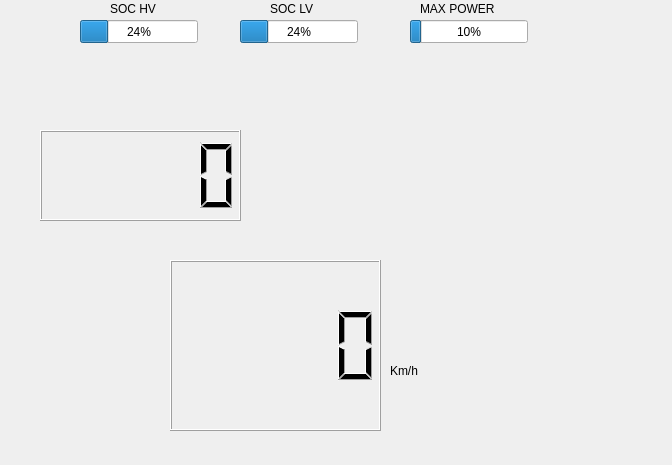
<?xml version="1.0" encoding="UTF-8"?>
<ui version="4.0">
 <class>Form</class>
 <widget class="QWidget" name="Form">
  <property name="geometry">
   <rect>
    <x>0</x>
    <y>0</y>
    <width>672</width>
    <height>465</height>
   </rect>
  </property>
  <property name="windowTitle">
   <string>Form</string>
  </property>
  <widget class="QLCDNumber" name="SPEED_DISPLAY">
   <property name="geometry">
    <rect>
     <x>170</x>
     <y>260</y>
     <width>211</width>
     <height>171</height>
    </rect>
   </property>
  </widget>
  <widget class="QLabel" name="Km_H_LABEL">
   <property name="geometry">
    <rect>
     <x>390</x>
     <y>290</y>
     <width>221</width>
     <height>161</height>
    </rect>
   </property>
   <property name="text">
    <string>Km/h</string>
   </property>
  </widget>
  <widget class="QProgressBar" name="HV_SOC_BAR">
   <property name="geometry">
    <rect>
     <x>80</x>
     <y>20</y>
     <width>118</width>
     <height>23</height>
    </rect>
   </property>
   <property name="value">
    <number>24</number>
   </property>
  </widget>
  <widget class="QProgressBar" name="LV_SOC_BAR">
   <property name="geometry">
    <rect>
     <x>240</x>
     <y>20</y>
     <width>118</width>
     <height>23</height>
    </rect>
   </property>
   <property name="value">
    <number>24</number>
   </property>
  </widget>
  <widget class="QLabel" name="HV_SOC_LABEL">
   <property name="geometry">
    <rect>
     <x>110</x>
     <y>0</y>
     <width>67</width>
     <height>17</height>
    </rect>
   </property>
   <property name="text">
    <string>SOC HV</string>
   </property>
  </widget>
  <widget class="QLabel" name="LV_SOC_LABEL">
   <property name="geometry">
    <rect>
     <x>270</x>
     <y>0</y>
     <width>67</width>
     <height>17</height>
    </rect>
   </property>
   <property name="text">
    <string>SOC LV</string>
   </property>
  </widget>
  <widget class="QProgressBar" name="POWER_SOC_BAR">
   <property name="geometry">
    <rect>
     <x>410</x>
     <y>20</y>
     <width>118</width>
     <height>23</height>
    </rect>
   </property>
   <property name="value">
    <number>10</number>
   </property>
  </widget>
  <widget class="QLabel" name="MAXPOWER_LABEL">
   <property name="geometry">
    <rect>
     <x>420</x>
     <y>0</y>
     <width>91</width>
     <height>17</height>
    </rect>
   </property>
   <property name="text">
    <string>MAX POWER</string>
   </property>
  </widget>
  <widget class="QLCDNumber" name="TEMP_DISPLAY">
   <property name="geometry">
    <rect>
     <x>40</x>
     <y>130</y>
     <width>201</width>
     <height>91</height>
    </rect>
   </property>
   <property name="intValue" stdset="0">
    <number>0</number>
   </property>
  </widget>
 </widget>
 <resources/>
 <connections/>
</ui>
